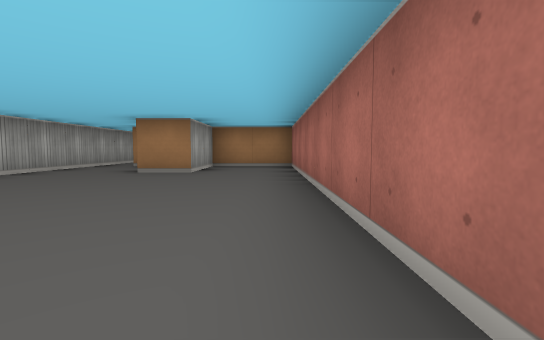
View 1 (above)

22 first-person views from a walk through a cub3D level. The camera is about half as high as the walls, tilts 4° down and sees 85° across. The floor is counted in squares. Each view is taken from the middle of a square. On the plan, view 1 faces up. The plan holds only what a view shows up to about 9 squares ahead; the rest is blank.

View 2
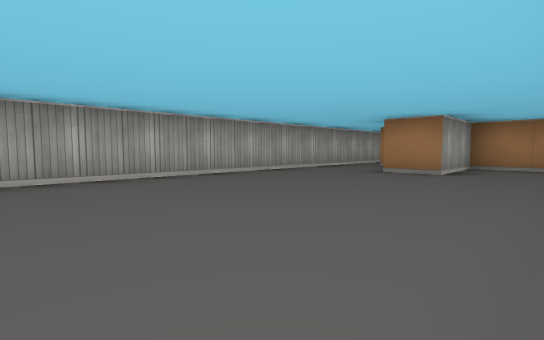

View 3
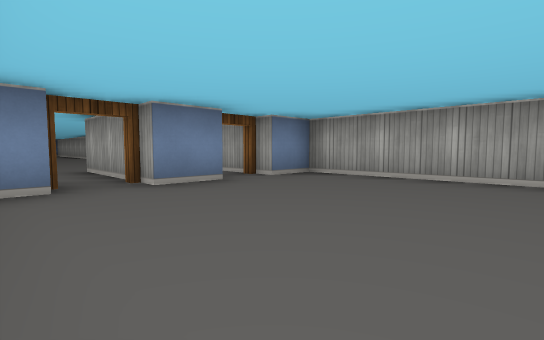

View 4
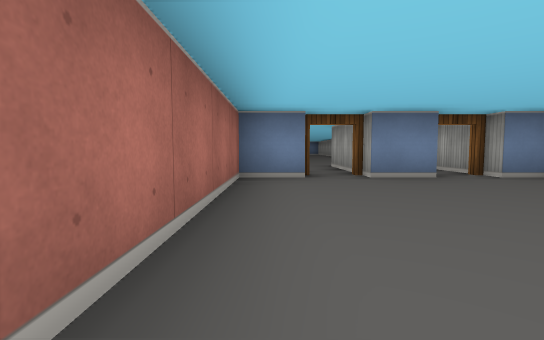

View 5
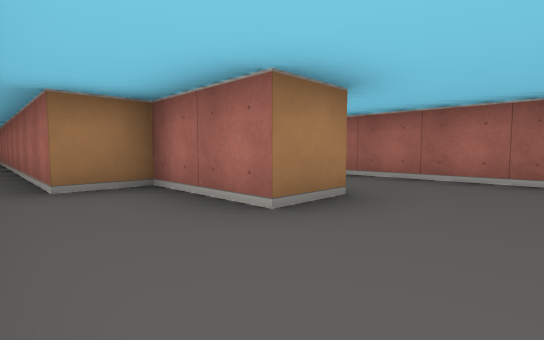

View 6
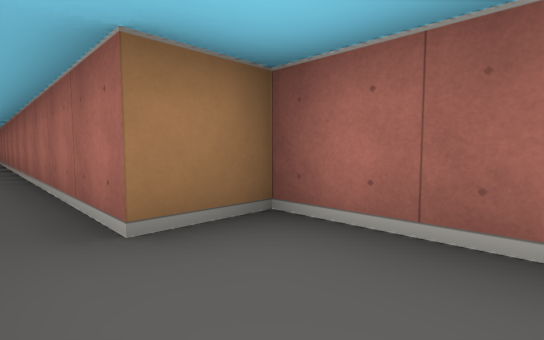

View 7
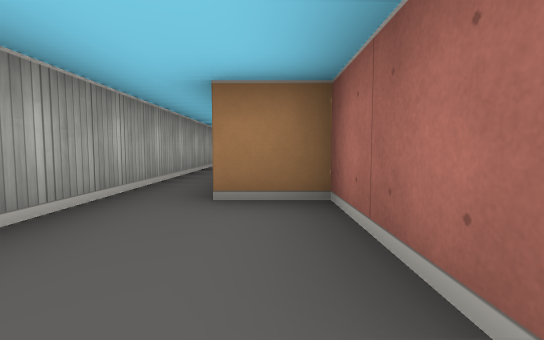

View 8
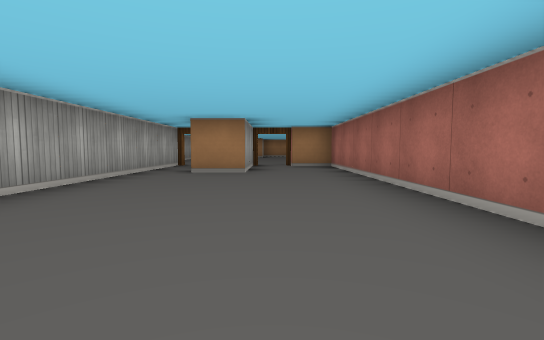

View 9
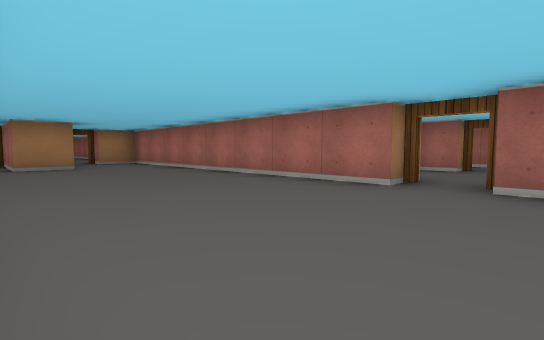

View 10
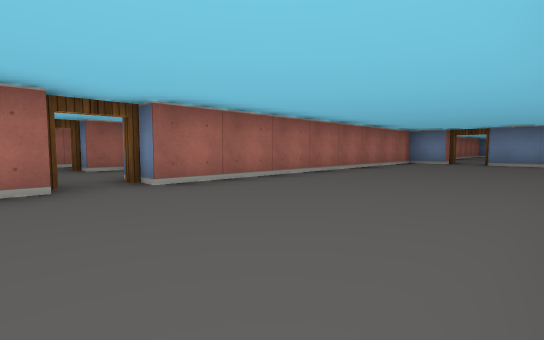

View 11
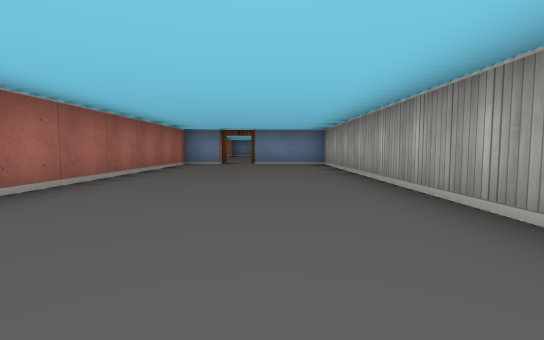

View 12
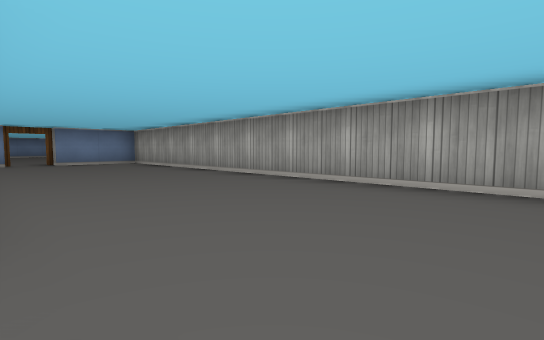

View 13
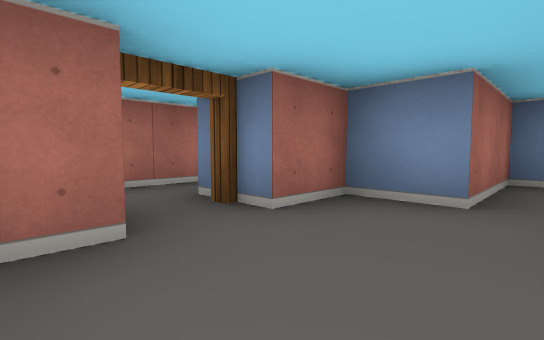

View 14
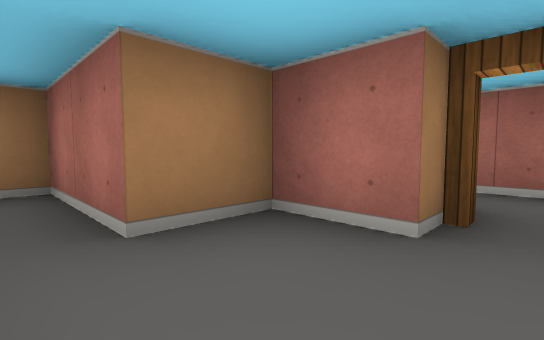

View 15
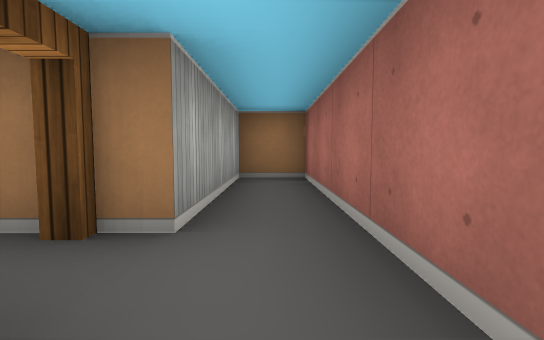

View 16
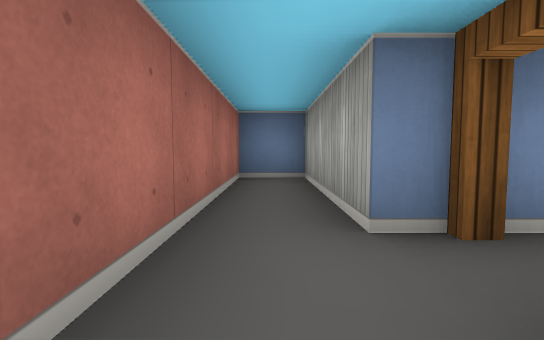

View 17
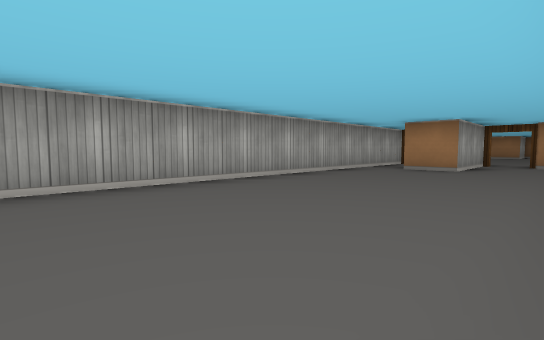

View 18
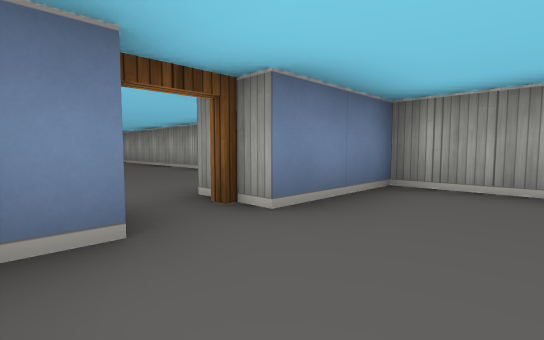

View 19
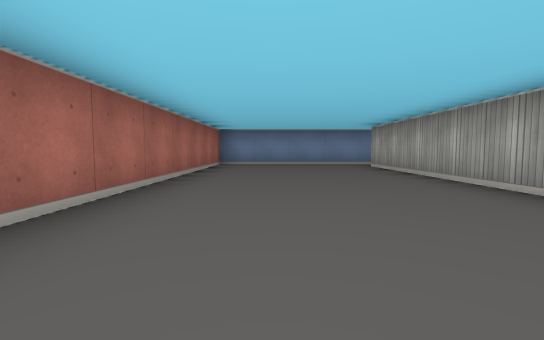

View 20
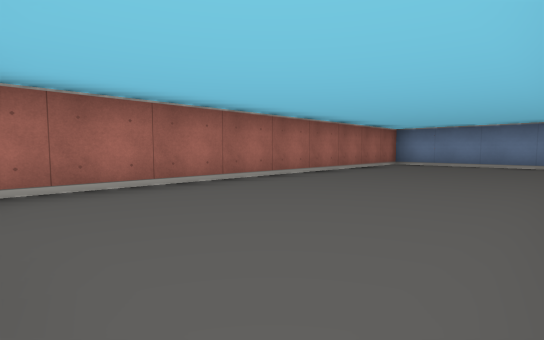

View 21
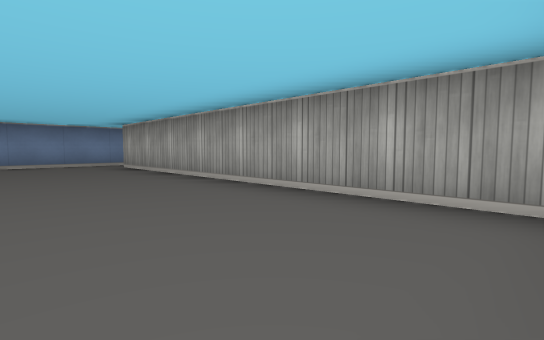

View 22
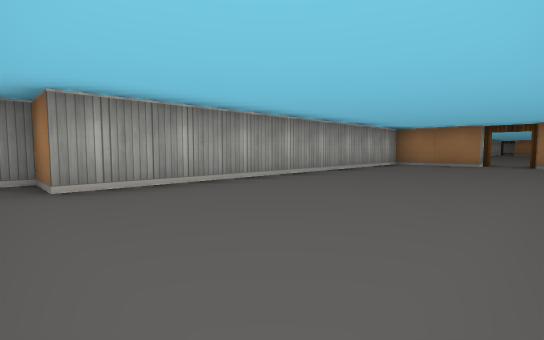

### Floor plan
Points are (right, up) in squares from view 1. A wall is a line through its corners. A room is listed if a view was taken in it or the views show most of it. See-through windows are left out.
Room 1 (views 1, 2, 3, 4, 5, 6, 7)
walls: (-4.5, 12.5) (-4.5, -1.5) (-3.5, -1.5); (-2.6, -1.5) (-1.5, -1.5); (-0.6, -1.5) (0.5, -1.5) (0.5, 7.5) (-1.5, 7.5) (-1.5, 5.5) (-2.5, 5.5) (-2.5, 7.5) (-3.5, 7.5) (-3.5, 17.4)
ways out: open door at (-3, -2) to room 2; open door at (-1, -2) to room 2
Room 2 (views 8, 9, 10, 11, 12, 17, 18)
walls: (0.5, -10.5) (0.5, -2.5) (-0.6, -2.5); (-0.6, -19.5) (0.5, -19.5) (0.5, -11.5); (-1.5, -1.5) (-1.5, -4.5) (-2.5, -4.5) (-2.5, -2.1); (-3.5, -1.5) (-3.5, -19.5) (-1.5, -19.5)
ways out: open door at (-3, -2) to room 1; open door at (-1, -2) to room 1; open door at (1, -11) to room 3; open door at (-1, -20) to room 5
Room 3 (views 13, 14)
walls: (3.5, -10.5) (3.5, -9.5) (2.5, -9.5) (2.5, -7.5) (2.1, -7.5); (2.5, -14.5) (2.5, -12.5) (3.5, -12.5) (3.5, -11.5)
ways out: open door at (1, -11) to room 2; open door at (4, -11) to room 4
Room 4 (views 15, 16)
walls: (4.5, -11.5) (4.5, -14.5) (5.5, -14.5) (5.5, -7.5) (4.5, -7.5) (4.5, -10.5)
ways out: open door at (4, -11) to room 3
Room 5 (views 19, 20, 21, 22)
walls: (-1.5, -20.5) (-3.5, -20.5) (-3.5, -28.5) (-4.5, -28.5) (-4.5, -28.9); (-3.9, -29.5) (0.5, -29.5) (0.5, -21.1)
ways out: open door at (-1, -20) to room 2

Where each view was taken, in squares from view 1:
view 1: 0 up, 0 right, facing up
view 2: 0 up, 0 right, facing up-left
view 3: 2 up, 0 right, facing down-left
view 4: 3 up, 0 right, facing down
view 5: 4 up, 4 left, facing up-right
view 6: 6 up, 4 left, facing up-right
view 7: 5 up, 3 left, facing up
view 8: 10 down, 1 left, facing up
view 9: 12 down, 3 left, facing up-right
view 10: 10 down, 3 left, facing down-right
view 11: 11 down, 2 left, facing down
view 12: 10 down, 0 right, facing down-left
view 13: 10 down, 2 right, facing down-right
view 14: 11 down, 2 right, facing up-right
view 15: 12 down, 5 right, facing up
view 16: 10 down, 5 right, facing down
view 17: 11 down, 0 right, facing up-left
view 18: 18 down, 0 right, facing down-left
view 19: 21 down, 1 left, facing down
view 20: 21 down, 3 left, facing down-right
view 21: 21 down, 1 left, facing down-left
view 22: 29 down, 0 right, facing up-left
